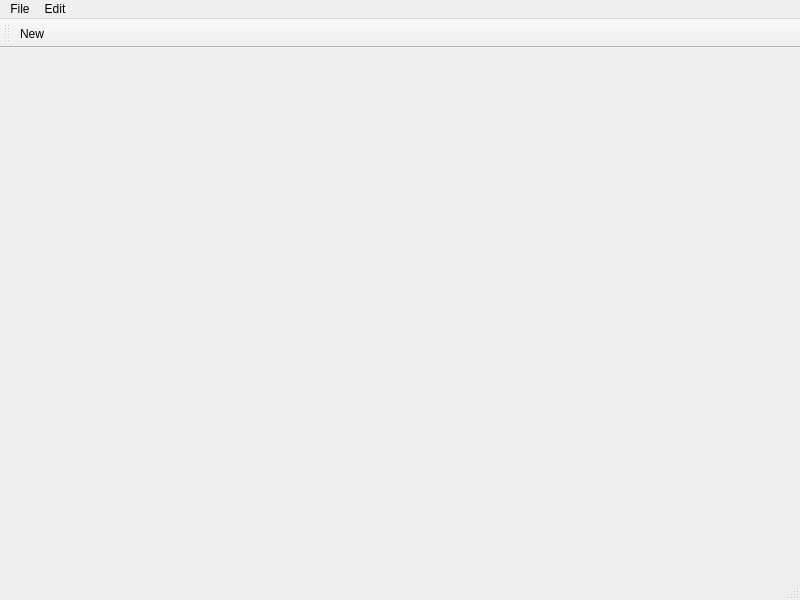
<?xml version="1.0" encoding="UTF-8"?>
<ui version="4.0">
 <class>MainWindow</class>
 <widget class="QMainWindow" name="MainWindow">
  <property name="geometry">
   <rect>
    <x>0</x>
    <y>0</y>
    <width>800</width>
    <height>600</height>
   </rect>
  </property>
  <property name="windowTitle">
   <string>MainWindow</string>
  </property>
  <widget class="QWidget" name="centralwidget"/>
  <widget class="QMenuBar" name="menubar">
   <property name="geometry">
    <rect>
     <x>0</x>
     <y>0</y>
     <width>800</width>
     <height>21</height>
    </rect>
   </property>
   <widget class="QMenu" name="menuFile">
    <property name="title">
     <string>File</string>
    </property>
    <addaction name="actionNew"/>
   </widget>
   <widget class="QMenu" name="menuEdit">
    <property name="title">
     <string>Edit</string>
    </property>
   </widget>
   <addaction name="menuFile"/>
   <addaction name="menuEdit"/>
  </widget>
  <widget class="QStatusBar" name="statusbar"/>
  <widget class="QToolBar" name="toolBar">
   <property name="windowTitle">
    <string>toolBar</string>
   </property>
   <attribute name="toolBarArea">
    <enum>TopToolBarArea</enum>
   </attribute>
   <attribute name="toolBarBreak">
    <bool>false</bool>
   </attribute>
   <addaction name="actionNew"/>
  </widget>
  <action name="actionNew">
   <property name="text">
    <string>New</string>
   </property>
  </action>
 </widget>
 <resources/>
 <connections/>
</ui>
